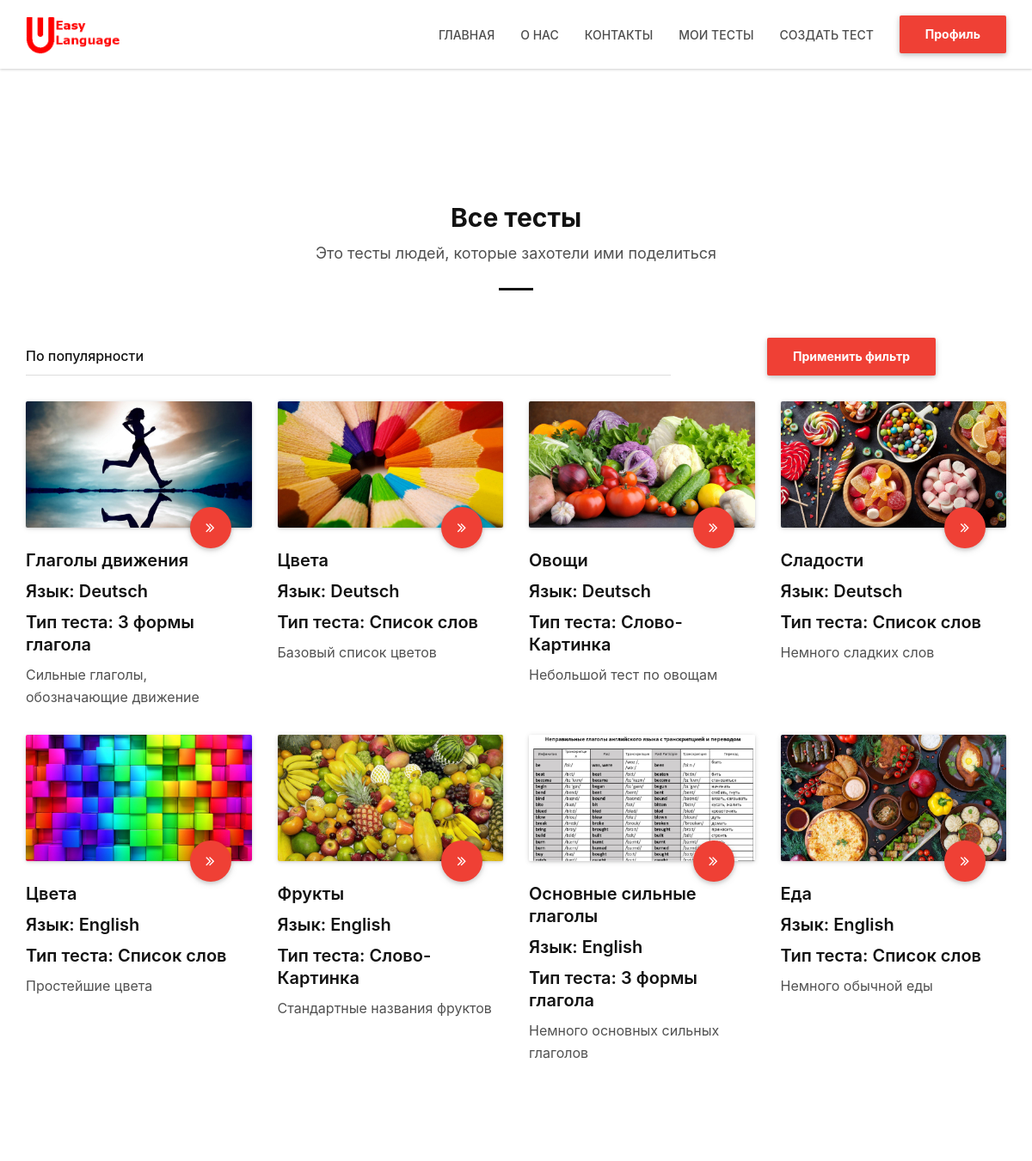
Page / (signed in) on the earlier database version.
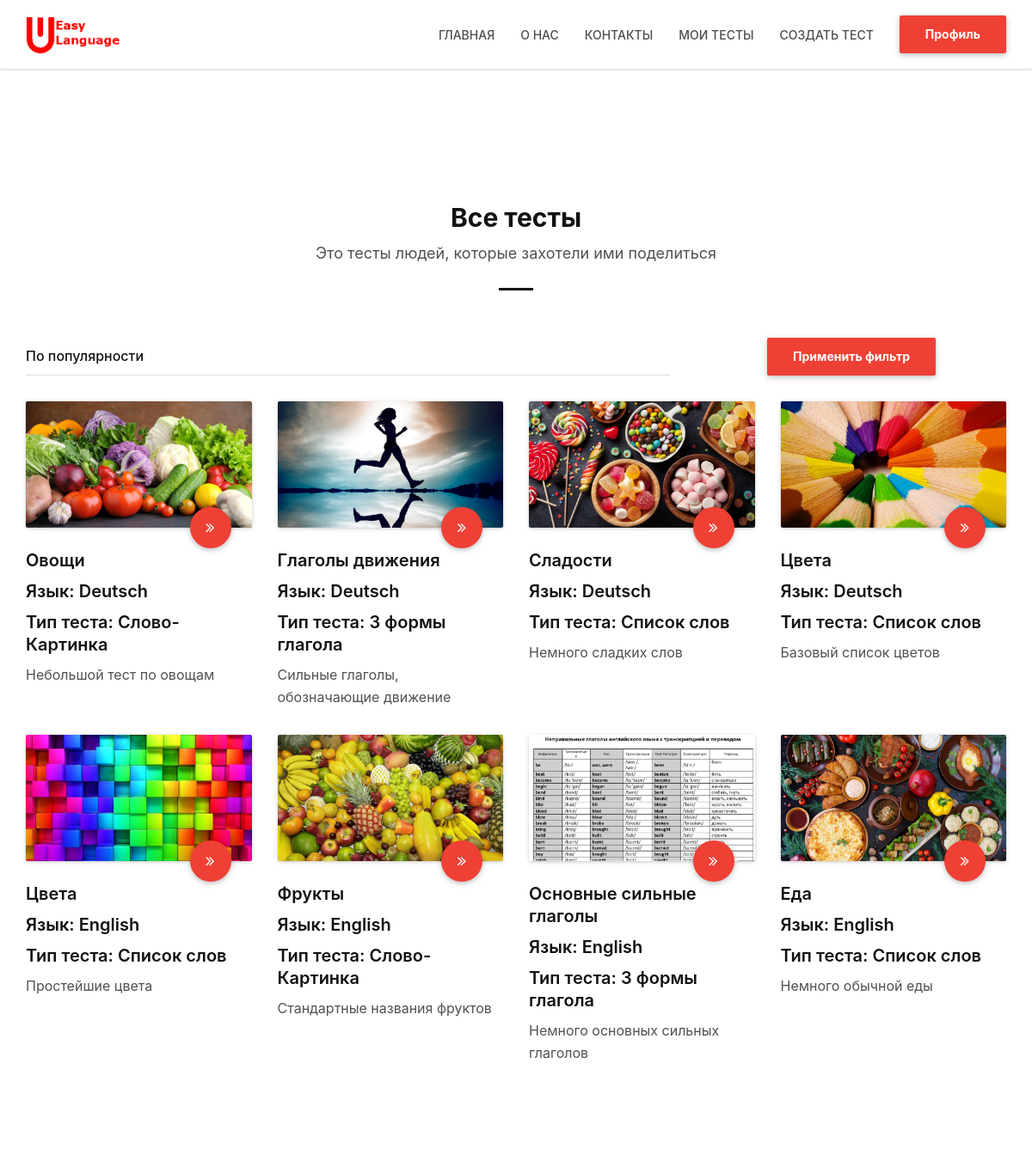
Same page on the later database version.
### data/tests.py (models this page shows)
class Test(SqlAlchemyBase, SerializerMixin):
    __tablename__ = 'tests'
    id = sqlalchemy.Column(sqlalchemy.Integer,
                           primary_key=True, autoincrement=True)
    title = sqlalchemy.Column(sqlalchemy.String, nullable=True)
    title_picture = sqlalchemy.Column(sqlalchemy.String, nullable=True)
    type = sqlalchemy.Column(sqlalchemy.String, nullable=True)
    made_date = sqlalchemy.Column(sqlalchemy.DateTime,
                                  default=datetime.datetime.now)
    creator = sqlalchemy.Column(sqlalchemy.Integer,
                                sqlalchemy.ForeignKey("users.id"))
    language_id = sqlalchemy.Column(sqlalchemy.Integer,
                                    sqlalchemy.ForeignKey("categories.id"))
    open = sqlalchemy.Column(sqlalchemy.Boolean, nullable=True,
                             default=False)
    description = sqlalchemy.Column(sqlalchemy.String, nullable=True)
    data = sqlalchemy.Column(sqlalchemy.String, nullable=True, default='{}')
    popularity = sqlalchemy.Column(sqlalchemy.Integer, default=0)
    language = orm.relation('Category')
    user = orm.relation('User')

### main.py (the view)
@application.route('/index/', methods=['GET', 'POST'])
@application.route('/index/<int:page_id>', methods=['GET', 'POST'])
@application.route('/', methods=['GET', 'POST'])
@application.route('/<int:page_id>', methods=['GET', 'POST'])
def index(page_id=1):
    session['current_second_test_length'] = 2
    session['current_first_test_length'] = 2
    session['current_images_stack'] = []
    if not current_user.is_authenticated:
        return render_template('index.html')
    db_sess = db_session.create_session()
    user = db_sess.query(User).filter(User.id == current_user.get_id()).first()
    if request.method == 'POST':
        block_filter = {'По популярности': 0, 'По названию': 1, 'По дате (сначала старые)': 2,
                        'По дате (сначала новые)': 3}
        user.current_filter = block_filter[str(request.form).split('block_filter')[-1].split("'")[2]]
        db_sess.add(user)
        db_sess.commit()
    tests = db_sess.query(Test).filter(Test.open == 1).all()
    if len(tests) // 12 + 1 < page_id:
        abort(404)
    languages = {}
    for i in db_sess.query(Category).all():
        languages[i.id] = i.name
    for i in tests:
        i.test_language = languages[i.language_id]
    if user.current_filter == 0:
        tests = sorted(tests, key=lambda x: int(x.popularity), reverse=True)
    if user.current_filter == 1:
        tests = sorted(tests, key=lambda x: x.title)
    if user.current_filter == 2:
        tests = sorted(tests, key=lambda x: x.made_date, reverse=True)
    if user.current_filter == 3:
        tests = sorted(tests, key=lambda x: x.made_date)
    if len(tests) > 12 * page_id:
        next_page_id = page_id + 1
    else:
        next_page_id = 0
    if page_id > 1:
        previous_page_id = page_id - 1
    else:
        previous_page_id = 0
    return render_template('index_for_log_users.html', tests=tests[12 * (page_id - 1):12 * page_id],
                           current_filter=user.current_filter, page=[previous_page_id, next_page_id])

### data/db_session.py (called while the page is built)
def create_session() -> Session:
    global __factory
    return __factory()

### main.py (called while the page is built)
@login_manager.user_loader
def load_user(user_id):
    db_sess = db_session.create_session()
    return db_sess.query(User).get(user_id)

### templates/index_for_log_users.html (shortened to what this page needs)
{% extends "main_form_design.html" %}
{% block content %}
    <div class="white-section section-lg-padding border-bottom">
        <div class="section-container">
            <div class="container">
                <div class="row">
                    <div class="title-block-container text-center">
                        <h2>Все тесты</h2>
                        <p>Это тесты людей, которые захотели ими поделиться</p>
                        <div class="line-separator"></div>
                    </div>
                    <div class="form-block-container text-center">
                        <form method="post" action="">
                            <div class="col-md-8">
                                <div class="form-group">
                                </div>
                            </div>
                            <div class="col-md-4">
                                <div class="form-group">
                                    <button type="submit" class="btn btn-lpbuilder wave-effect">Применить фильтр</button>
                                </div>
                            </div>
                        </form>
                    </div>
                    {% for test in tests %}
                        <div class="col-md-3 col-sm-6 content-block">
                            <div class="content-block-container" style="height: 333px;">
                                <div class="image-block">
                                    <div class="image-block-container">
                                        <img src="{{ url_for('static', filename=test.title_picture) }}" alt="Image Block">
                                        <a href="/test_site/{{ test.id }}" title="Web design" class="btn-lpbuilder-circle btn-lpbuilder-circle-md wave-effect"><i class="fa fa-angle-double-right"></i></a>
                                    </div>
                                </div>
                                <h4>{{test.title}}</h4>
                                <h4>Язык: {{test.test_language}}</h4>
                                {% if test.type == 'first_tests'%}
                                    <h4>Тип теста: Слово-Картинка</h4>
                                {% elif test.type == 'second_tests'%}
                                    <h4>Тип теста: 3 формы глагола</h4>
                                {% else %}
                                    <h4>Тип теста: Список слов</h4>
                                {% endif %}
                                <p>{{test.description}}</p>
                            </div>
                        </div>
                    {% endfor %}
                    {% for test in range(4 - tests|length % 4) %}
                        <div class="col-md-3 col-sm-6 content-block">
                            <div class="content-block-container" style="height: 333px;">
                            </div>
                        </div>
                    {% endfor %}
                </div>
            </div>
        </div>
    </div>
{% endblock %}

### templates/main_form_design.html (shortened to what this page needs)
<!DOCTYPE html>
 <html lang="ru" class="no-js">
    <head>
        <link rel="stylesheet" href="{{ url_for('static', filename='js/vendor/bootstrap/css/bootstrap.min.css') }}">
        <link rel="stylesheet" href="{{ url_for('static', filename='fonts/font-awesome/css/font-awesome.min.css') }}">
        <link rel="stylesheet" href="{{ url_for('static', filename='css/social-icons.css') }}">
        <link rel="stylesheet" href="{{ url_for('static', filename='js/plugins/swiper/css/swiper.min.css') }}">
        <link rel="stylesheet" href="{{ url_for('static', filename='js/plugins/mediaelement/css/mediaelementplayer.min.css') }}">
        <link rel="stylesheet" href="{{ url_for('static', filename='js/plugins/fancybox/jquery.fancybox.min.css') }}">
        <link rel="stylesheet" href="{{ url_for('static', filename='js/plugins/wow/css/animate.min.css') }}">
        <link rel="stylesheet" href="{{ url_for('static', filename='css/style.css') }}">
		<link id="changeable-colors" rel="stylesheet" href="{{ url_for('static', filename='css/css/red.css') }}">
        <link rel="stylesheet" href="{{ url_for('static', filename='css/responsive.css') }}">
    </head>
    <body class="nbs-10" data-spy="scroll" data-target=".header-menu-container" data-offset="61">
        <div id="main-wrapper">
            <header id="header-section-1" class="header-section header-style-1">
                <div class="header-section-container">
                    <div class="header-menu">
                        <div class="header-menu" style="height: 80px;"><div class="header-menu" style="height: 80px;"><div class="header-menu" style="height: 80px;"><div class="header-menu-container header-menu-stuck">
                            <nav class="navbar">
                                <div class="container">
                                    <div class="row">
                                        <div class="col-md-12">
                                            <div class="navbar-header">
                                                <a href="/" class="navbar-brand" title="Easy Language">
                                                    <img src="{{ url_for('static', filename='images/logo.png') }}" alt="Easy Language">
                                                </a>
                                            </div>
                                            <div class="collapse navbar-collapse">
                                                <ul class="nav navbar-nav navbar-right">
                                                    <li>
                                                        <a href="/" title="Главная">Главная</a>
                                                    </li>
                                                    <li>
                                                        <a href="/info" title="О нас">О нас</a>
                                                    </li>
                                                    <li>
                                                        <a href="/contacts" title="Контакты">Контакты</a>
                                                    </li>
                                                    <li>
                                                        <a href="/my_tests" title="Мои тесты">Мои тесты</a>
                                                    </li>
                                                    <li>
                                                        <a href="/create_test" title="Создать тест">Создать тест</a>
                                                    </li>
                                                    <li>
                                                        <a href="/profile" title="Профиль" class="btn btn-lpbuilder wave-effect">Профиль</a>
                                                    </li>
                                                </ul>
                                            </div>
                                        </div>
                                    </div>
                                </div>
                            </nav>
                        </div></div></div></div>
                    </div>
                </div>
            </header>
            {% block content %}{% endblock %}
        </div>
    </body>
</html>

Differences in the rows shown:
changed Test "Овощи": moves up the list
changed Test "Сладости": moves up the list
